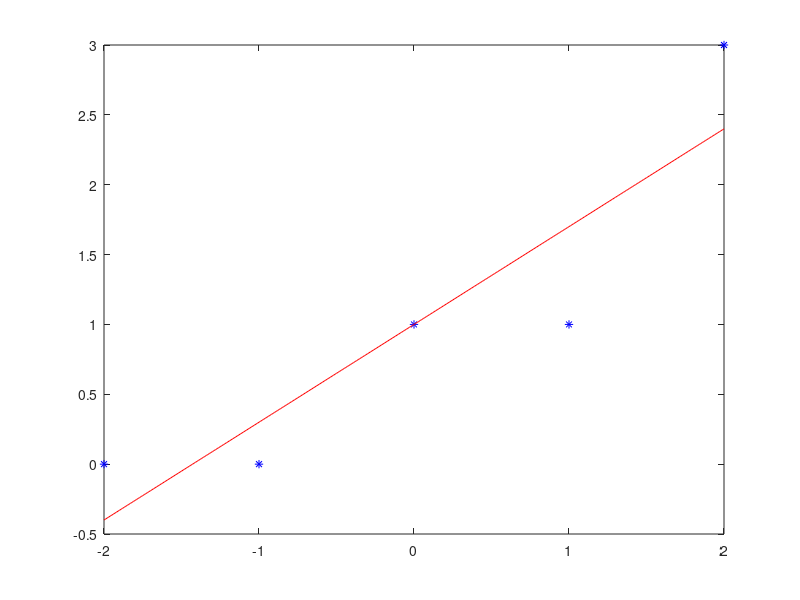

Here is the MATLAB script that generated this plot:
X=[-2 -1 0 1 2];
Y=[0 0 1 1 3];
%a)
media_x=mean(X)
media_y=mean(Y)
%b)
dispersia_x=var(X)
dispersia_y=var(Y)
%c)
covarianta=cov(X,Y)
%d)
coeficient_corelatie=corrcoef(X,Y)
interpretare=coeficient_corelatie(1,2)
%e)
plot(X, Y, 'b*')
hold on
p=polyfit(X, Y, 1)
fprintf('y=%6.3f x + %6.3f \n', p(1), p(2));
%f)
a=min(X):0.01:max(X);
b=p(1) * a + p(2);
plot(a, b, 'r-')
val=polyval(p, 2.5);
fprintf('Valorile prognozate sunt y(2.5)=%6.4f\n', val);
